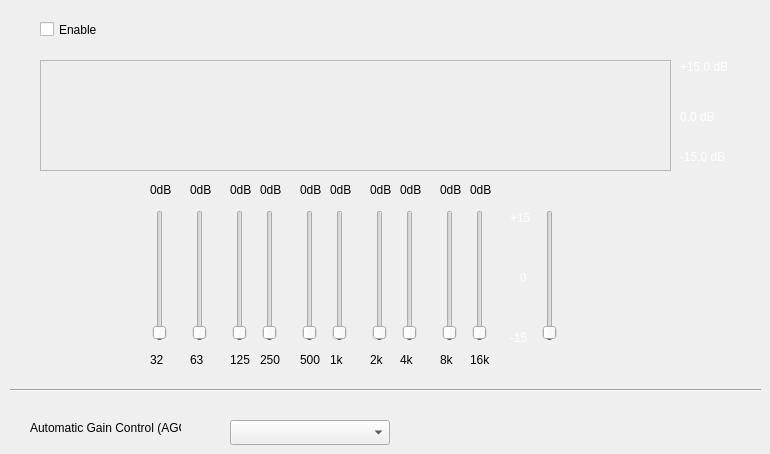
         <widget class="QWidget" name="tab_22">
          <attribute name="title">
           <string>Volume Normalization</string>
          </attribute>
          <widget class="QCheckBox" name="checkBox_18">
           <property name="geometry">
            <rect>
             <x>40</x>
             <y>20</y>
             <width>72</width>
             <height>19</height>
            </rect>
           </property>
           <property name="text">
            <string>Enable</string>
           </property>
          </widget>
          <widget class="QFrame" name="frame_3">
           <property name="geometry">
            <rect>
             <x>40</x>
             <y>60</y>
             <width>631</width>
             <height>111</height>
            </rect>
           </property>
           <property name="styleSheet">
            <string notr="true">background-color: rgb(238, 238, 238);</string>
           </property>
           <property name="frameShape">
            <enum>QFrame::StyledPanel</enum>
           </property>
           <property name="frameShadow">
            <enum>QFrame::Plain</enum>
           </property>
           <property name="lineWidth">
            <number>2</number>
           </property>
          </widget>
          <widget class="QLabel" name="label_59">
           <property name="geometry">
            <rect>
             <x>680</x>
             <y>60</y>
             <width>47</width>
             <height>13</height>
            </rect>
           </property>
           <property name="styleSheet">
            <string notr="true">color: rgb(255, 255, 255);</string>
           </property>
           <property name="text">
            <string>+15.0 dB</string>
           </property>
          </widget>
          <widget class="QLabel" name="label_60">
           <property name="geometry">
            <rect>
             <x>680</x>
             <y>110</y>
             <width>47</width>
             <height>13</height>
            </rect>
           </property>
           <property name="styleSheet">
            <string notr="true">color: rgb(255, 255, 255);</string>
           </property>
           <property name="text">
            <string>0.0 dB</string>
           </property>
          </widget>
          <widget class="QLabel" name="label_61">
           <property name="geometry">
            <rect>
             <x>680</x>
             <y>150</y>
             <width>47</width>
             <height>13</height>
            </rect>
           </property>
           <property name="styleSheet">
            <string notr="true">color: rgb(255, 255, 255);</string>
           </property>
           <property name="text">
            <string>-15.0 dB</string>
           </property>
          </widget>
          <widget class="QLabel" name="label_78">
           <property name="geometry">
            <rect>
             <x>150</x>
             <y>350</y>
             <width>21</width>
             <height>20</height>
            </rect>
           </property>
           <property name="text">
            <string>32</string>
           </property>
          </widget>
          <widget class="QSlider" name="verticalSlider_17">
           <property name="geometry">
            <rect>
             <x>150</x>
             <y>210</y>
             <width>20</width>
             <height>131</height>
            </rect>
           </property>
           <property name="minimum">
            <number>-1</number>
           </property>
           <property name="value">
            <number>0</number>
           </property>
           <property name="tracking">
            <bool>true</bool>
           </property>
           <property name="orientation">
            <enum>Qt::Vertical</enum>
           </property>
          </widget>
          <widget class="QLabel" name="label_79">
           <property name="geometry">
            <rect>
             <x>150</x>
             <y>180</y>
             <width>21</width>
             <height>20</height>
            </rect>
           </property>
           <property name="text">
            <string>0dB</string>
           </property>
          </widget>
          <widget class="QLabel" name="label_80">
           <property name="geometry">
            <rect>
             <x>470</x>
             <y>350</y>
             <width>21</width>
             <height>20</height>
            </rect>
           </property>
           <property name="text">
            <string>16k</string>
           </property>
          </widget>
          <widget class="QLabel" name="label_81">
           <property name="geometry">
            <rect>
             <x>260</x>
             <y>180</y>
             <width>21</width>
             <height>20</height>
            </rect>
           </property>
           <property name="text">
            <string>0dB</string>
           </property>
          </widget>
          <widget class="QLabel" name="label_82">
           <property name="geometry">
            <rect>
             <x>190</x>
             <y>180</y>
             <width>21</width>
             <height>20</height>
            </rect>
           </property>
           <property name="text">
            <string>0dB</string>
           </property>
          </widget>
          <widget class="QLabel" name="label_83">
           <property name="geometry">
            <rect>
             <x>440</x>
             <y>180</y>
             <width>21</width>
             <height>20</height>
            </rect>
           </property>
           <property name="text">
            <string>0dB</string>
           </property>
          </widget>
          <widget class="QLabel" name="label_84">
           <property name="geometry">
            <rect>
             <x>190</x>
             <y>350</y>
             <width>21</width>
             <height>20</height>
            </rect>
           </property>
           <property name="text">
            <string>63</string>
           </property>
          </widget>
          <widget class="QLabel" name="label_85">
           <property name="geometry">
            <rect>
             <x>330</x>
             <y>350</y>
             <width>21</width>
             <height>20</height>
            </rect>
           </property>
           <property name="text">
            <string>1k</string>
           </property>
          </widget>
          <widget class="QLabel" name="label_86">
           <property name="geometry">
            <rect>
             <x>300</x>
             <y>350</y>
             <width>21</width>
             <height>20</height>
            </rect>
           </property>
           <property name="text">
            <string>500</string>
           </property>
          </widget>
          <widget class="QSlider" name="verticalSlider_18">
           <property name="geometry">
            <rect>
             <x>400</x>
             <y>210</y>
             <width>20</width>
             <height>131</height>
            </rect>
           </property>
           <property name="minimum">
            <number>-1</number>
           </property>
           <property name="value">
            <number>0</number>
           </property>
           <property name="tracking">
            <bool>true</bool>
           </property>
           <property name="orientation">
            <enum>Qt::Vertical</enum>
           </property>
          </widget>
          <widget class="QLabel" name="label_87">
           <property name="geometry">
            <rect>
             <x>470</x>
             <y>180</y>
             <width>21</width>
             <height>20</height>
            </rect>
           </property>
           <property name="text">
            <string>0dB</string>
           </property>
          </widget>
          <widget class="QSlider" name="verticalSlider_19">
           <property name="geometry">
            <rect>
             <x>260</x>
             <y>210</y>
             <width>20</width>
             <height>131</height>
            </rect>
           </property>
           <property name="minimum">
            <number>-1</number>
           </property>
           <property name="value">
            <number>0</number>
           </property>
           <property name="tracking">
            <bool>true</bool>
           </property>
           <property name="orientation">
            <enum>Qt::Vertical</enum>
           </property>
          </widget>
          <widget class="QLabel" name="label_88">
           <property name="geometry">
            <rect>
             <x>300</x>
             <y>180</y>
             <width>21</width>
             <height>20</height>
            </rect>
           </property>
           <property name="text">
            <string>0dB</string>
           </property>
          </widget>
          <widget class="QSlider" name="verticalSlider_20">
           <property name="geometry">
            <rect>
             <x>470</x>
             <y>210</y>
             <width>20</width>
             <height>131</height>
            </rect>
           </property>
           <property name="minimum">
            <number>-1</number>
           </property>
           <property name="value">
            <number>0</number>
           </property>
           <property name="tracking">
            <bool>true</bool>
           </property>
           <property name="orientation">
            <enum>Qt::Vertical</enum>
           </property>
          </widget>
          <widget class="QLabel" name="label_89">
           <property name="geometry">
            <rect>
             <x>260</x>
             <y>350</y>
             <width>21</width>
             <height>20</height>
            </rect>
           </property>
           <property name="text">
            <string>250</string>
           </property>
          </widget>
          <widget class="QLabel" name="label_90">
           <property name="geometry">
            <rect>
             <x>370</x>
             <y>180</y>
             <width>21</width>
             <height>20</height>
            </rect>
           </property>
           <property name="text">
            <string>0dB</string>
           </property>
          </widget>
          <widget class="QSlider" name="verticalSlider_21">
           <property name="geometry">
            <rect>
             <x>190</x>
             <y>210</y>
             <width>20</width>
             <height>131</height>
            </rect>
           </property>
           <property name="minimum">
            <number>-1</number>
           </property>
           <property name="value">
            <number>0</number>
           </property>
           <property name="tracking">
            <bool>true</bool>
           </property>
           <property name="orientation">
            <enum>Qt::Vertical</enum>
           </property>
          </widget>
          <widget class="QLabel" name="label_91">
           <property name="geometry">
            <rect>
             <x>440</x>
             <y>350</y>
             <width>21</width>
             <height>20</height>
            </rect>
           </property>
           <property name="text">
            <string>8k</string>
           </property>
          </widget>
          <widget class="QSlider" name="verticalSlider_22">
           <property name="geometry">
            <rect>
             <x>440</x>
             <y>210</y>
             <width>20</width>
             <height>131</height>
            </rect>
           </property>
           <property name="minimum">
            <number>-1</number>
           </property>
           <property name="value">
            <number>0</number>
           </property>
           <property name="tracking">
            <bool>true</bool>
           </property>
           <property name="orientation">
            <enum>Qt::Vertical</enum>
           </property>
          </widget>
          <widget class="QSlider" name="verticalSlider_23">
           <property name="geometry">
            <rect>
             <x>370</x>
             <y>210</y>
             <width>20</width>
             <height>131</height>
            </rect>
           </property>
           <property name="minimum">
            <number>-1</number>
           </property>
           <property name="value">
            <number>0</number>
           </property>
           <property name="tracking">
            <bool>true</bool>
           </property>
           <property name="orientation">
            <enum>Qt::Vertical</enum>
           </property>
          </widget>
          <widget class="QSlider" name="verticalSlider_24">
           <property name="geometry">
            <rect>
             <x>300</x>
             <y>210</y>
             <width>20</width>
             <height>131</height>
            </rect>
           </property>
           <property name="minimum">
            <number>-1</number>
           </property>
           <property name="value">
            <number>0</number>
           </property>
           <property name="tracking">
            <bool>true</bool>
           </property>
           <property name="orientation">
            <enum>Qt::Vertical</enum>
           </property>
          </widget>
          <widget class="QSlider" name="verticalSlider_25">
           <property name="geometry">
            <rect>
             <x>330</x>
             <y>210</y>
             <width>20</width>
             <height>131</height>
            </rect>
           </property>
           <property name="minimum">
            <number>-1</number>
           </property>
           <property name="value">
            <number>0</number>
           </property>
           <property name="tracking">
            <bool>true</bool>
           </property>
           <property name="orientation">
            <enum>Qt::Vertical</enum>
           </property>
          </widget>
          <widget class="QLabel" name="label_92">
           <property name="geometry">
            <rect>
             <x>400</x>
             <y>180</y>
             <width>21</width>
             <height>20</height>
            </rect>
           </property>
           <property name="text">
            <string>0dB</string>
           </property>
          </widget>
          <widget class="QLabel" name="label_93">
           <property name="geometry">
            <rect>
             <x>330</x>
             <y>180</y>
             <width>21</width>
             <height>20</height>
            </rect>
           </property>
           <property name="text">
            <string>0dB</string>
           </property>
          </widget>
          <widget class="QLabel" name="label_94">
           <property name="geometry">
            <rect>
             <x>230</x>
             <y>350</y>
             <width>21</width>
             <height>20</height>
            </rect>
           </property>
           <property name="text">
            <string>125</string>
           </property>
          </widget>
          <widget class="QLabel" name="label_95">
           <property name="geometry">
            <rect>
             <x>400</x>
             <y>350</y>
             <width>21</width>
             <height>20</height>
            </rect>
           </property>
           <property name="text">
            <string>4k</string>
           </property>
          </widget>
          <widget class="QSlider" name="verticalSlider_26">
           <property name="geometry">
            <rect>
             <x>230</x>
             <y>210</y>
             <width>20</width>
             <height>131</height>
            </rect>
           </property>
           <property name="minimum">
            <number>-1</number>
           </property>
           <property name="value">
            <number>0</number>
           </property>
           <property name="tracking">
            <bool>true</bool>
           </property>
           <property name="orientation">
            <enum>Qt::Vertical</enum>
           </property>
          </widget>
          <widget class="QLabel" name="label_96">
           <property name="geometry">
            <rect>
             <x>370</x>
             <y>350</y>
             <width>21</width>
             <height>20</height>
            </rect>
           </property>
           <property name="text">
            <string>2k</string>
           </property>
          </widget>
          <widget class="QLabel" name="label_97">
           <property name="geometry">
            <rect>
             <x>230</x>
             <y>180</y>
             <width>21</width>
             <height>20</height>
            </rect>
           </property>
           <property name="text">
            <string>0dB</string>
           </property>
          </widget>
          <widget class="QLabel" name="label_98">
           <property name="geometry">
            <rect>
             <x>510</x>
             <y>330</y>
             <width>31</width>
             <height>16</height>
            </rect>
           </property>
           <property name="styleSheet">
            <string notr="true">color: rgb(255, 255, 255);</string>
           </property>
           <property name="text">
            <string>-15</string>
           </property>
          </widget>
          <widget class="QLabel" name="label_99">
           <property name="geometry">
            <rect>
             <x>510</x>
             <y>210</y>
             <width>31</width>
             <height>16</height>
            </rect>
           </property>
           <property name="styleSheet">
            <string notr="true">color: rgb(255, 255, 255);</string>
           </property>
           <property name="text">
            <string>+15</string>
           </property>
          </widget>
          <widget class="QLabel" name="label_100">
           <property name="geometry">
            <rect>
             <x>520</x>
             <y>270</y>
             <width>16</width>
             <height>16</height>
            </rect>
           </property>
           <property name="styleSheet">
            <string notr="true">color: rgb(255, 255, 255);</string>
           </property>
           <property name="text">
            <string>0</string>
           </property>
          </widget>
          <widget class="QSlider" name="verticalSlider_27">
           <property name="geometry">
            <rect>
             <x>540</x>
             <y>210</y>
             <width>20</width>
             <height>131</height>
            </rect>
           </property>
           <property name="minimum">
            <number>-1</number>
           </property>
           <property name="value">
            <number>0</number>
           </property>
           <property name="tracking">
            <bool>true</bool>
           </property>
           <property name="orientation">
            <enum>Qt::Vertical</enum>
           </property>
          </widget>
          <widget class="Line" name="line_5">
           <property name="geometry">
            <rect>
             <x>10</x>
             <y>380</y>
             <width>751</width>
             <height>20</height>
            </rect>
           </property>
           <property name="orientation">
            <enum>Qt::Horizontal</enum>
           </property>
          </widget>
          <widget class="QLabel" name="label_62">
           <property name="geometry">
            <rect>
             <x>30</x>
             <y>420</y>
             <width>151</width>
             <height>16</height>
            </rect>
           </property>
           <property name="text">
            <string>Automatic Gain Control (AGC)</string>
           </property>
          </widget>
          <widget class="QComboBox" name="comboBox">
           <property name="geometry">
            <rect>
             <x>230</x>
             <y>420</y>
             <width>160</width>
             <height>25</height>
            </rect>
           </property>
           <property name="minimumSize">
            <size>
             <width>160</width>
             <height>25</height>
            </size>
           </property>
           <property name="maximumSize">
            <size>
             <width>160</width>
             <height>25</height>
            </size>
           </property>
          </widget>
         </widget>
